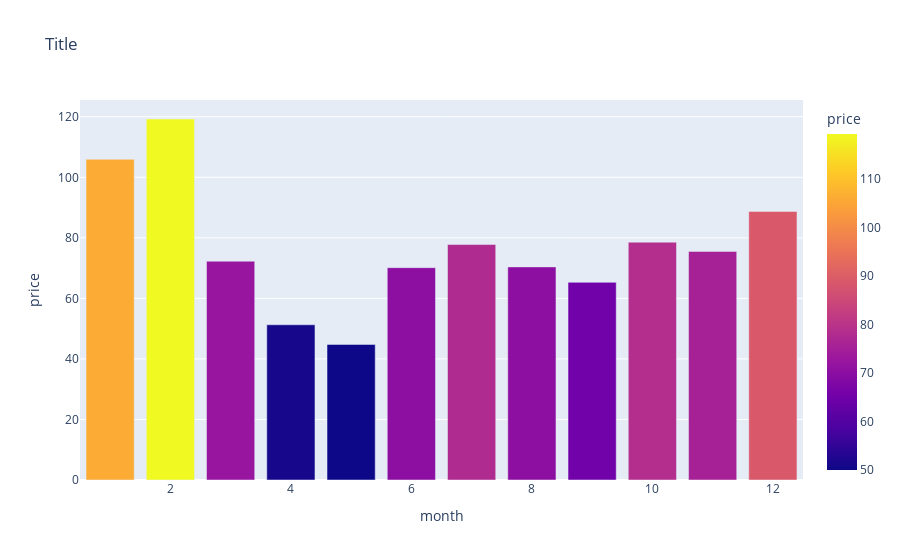

The notebook cell this image was saved under:
### Code cell
profile_monthly = data.groupby('month')['price'].mean().reset_index()
color_range = [50, profile_monthly['price'].max()]
fig = px.bar(
    profile_monthly,
    x='month',
    y='price',
    title='Title',
    color='price',
    color_continuous_scale='Plasma',
    range_color=color_range,
)
fig.show()

### Figure 1 — Plotly figure (JSON) as saved in the notebook; plotly's stock layout.template omitted (floating-point values rounded to 4 significant figures)
{"data": [{"hovertemplate": "month=%{x}<br>price=%{marker.color}<extra></extra>", "legendgroup": "", "marker": {"color": [106.0, 119.3, 72.28, 51.28, 44.79, 70.15, 77.78, 70.4, 65.3, 78.57, 75.52, 88.72], "coloraxis": "coloraxis", "pattern": {"shape": ""}}, "name": "", "orientation": "v", "showlegend": false, "textposition": "auto", "type": "bar", "x": [1, 2, 3, 4, 5, 6, 7, 8, 9, 10, 11, 12], "xaxis": "x", "y": [106.0, 119.3, 72.28, 51.28, 44.79, 70.15, 77.78, 70.4, 65.3, 78.57, 75.52, 88.72], "yaxis": "y"}], "layout": {"barmode": "relative", "coloraxis": {"cmax": 119.3, "cmin": 50, "colorbar": {"title": {"text": "price"}}, "colorscale": [[0, "#0d0887"], [0.1111, "#46039f"], [0.2222, "#7201a8"], [0.3333, "#9c179e"], [0.4444, "#bd3786"], [0.5556, "#d8576b"], [0.6667, "#ed7953"], [0.7778, "#fb9f3a"], [0.8889, "#fdca26"], [1, "#f0f921"]]}, "legend": {"tracegroupgap": 0}, "title": {"text": "Title"}, "xaxis": {"anchor": "y", "domain": [0, 1], "title": {"text": "month"}}, "yaxis": {"anchor": "x", "domain": [0, 1], "title": {"text": "price"}}}}
